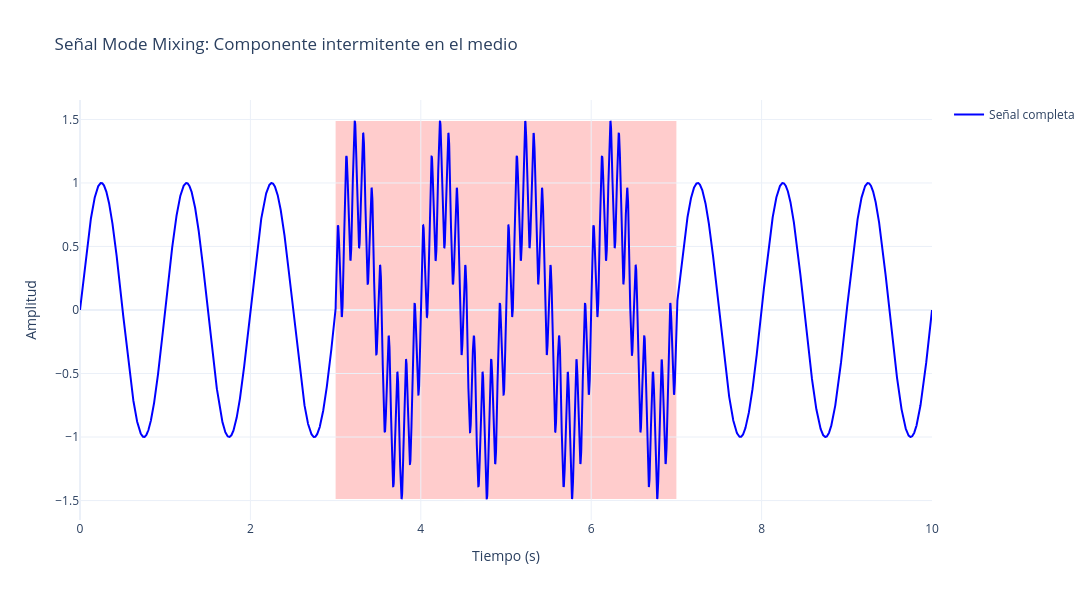

Notebook source saved alongside this figure:
### Markdown cell above
## Ejemplo de Uso

A continuación se muestra un ejemplo de cómo usar la función con diferentes parámetros:

### Code cell
# Ejemplo 1: Señal con componente intermitente en el medio
t1, señal1 = generate_mode_mixing_signal(
    f_low=1.0,
    f_high=10.0,
    alpha=0.5,
    t1=3.0,
    t2=7.0,
    duracion=10.0,
    frecuencia_muestreo=1000.0
)

fig = go.Figure()

# Añadir región sombreada para el intervalo de alta frecuencia
fig.add_shape(
    type="rect",
    x0=3.0,
    x1=7.0,
    y0=min(señal1),
    y1=max(señal1),
    fillcolor="red",
    opacity=0.2,
    layer="below",
    line_width=0,
)

# Añadir la señal
fig.add_trace(
    go.Scatter(
        x=t1,
        y=señal1,
        mode="lines",
        name="Señal completa",
        line=dict(color="blue"),
    )
)

fig.update_layout(
    title="Señal Mode Mixing: Componente intermitente en el medio",
    xaxis_title="Tiempo (s)",
    yaxis_title="Amplitud",
    hovermode="x unified",
    width=1200,
    height=600,
    showlegend=True,
    template="plotly_white",
)

fig.show()

### Figure 1 — Plotly figure (JSON) as saved in the notebook; plotly's stock layout.template omitted (floating-point values rounded to 4 significant figures; data arrays with more than 128 entries replaced by an {"elided": "..."} marker saying what was removed)
{"data": [{"line": {"color": "blue"}, "mode": "lines", "name": "Señal completa", "type": "scatter", "x": {"elided": "10000 float values"}, "y": {"elided": "10000 float values"}}], "layout": {"height": 600, "hovermode": "x unified", "shapes": [{"fillcolor": "red", "layer": "below", "line": {"width": 0}, "opacity": 0.2, "type": "rect", "x0": 3, "x1": 7, "y0": -1.488, "y1": 1.488}], "showlegend": true, "title": {"text": "Señal Mode Mixing: Componente intermitente en el medio"}, "width": 1200, "xaxis": {"title": {"text": "Tiempo (s)"}}, "yaxis": {"title": {"text": "Amplitud"}}}}
